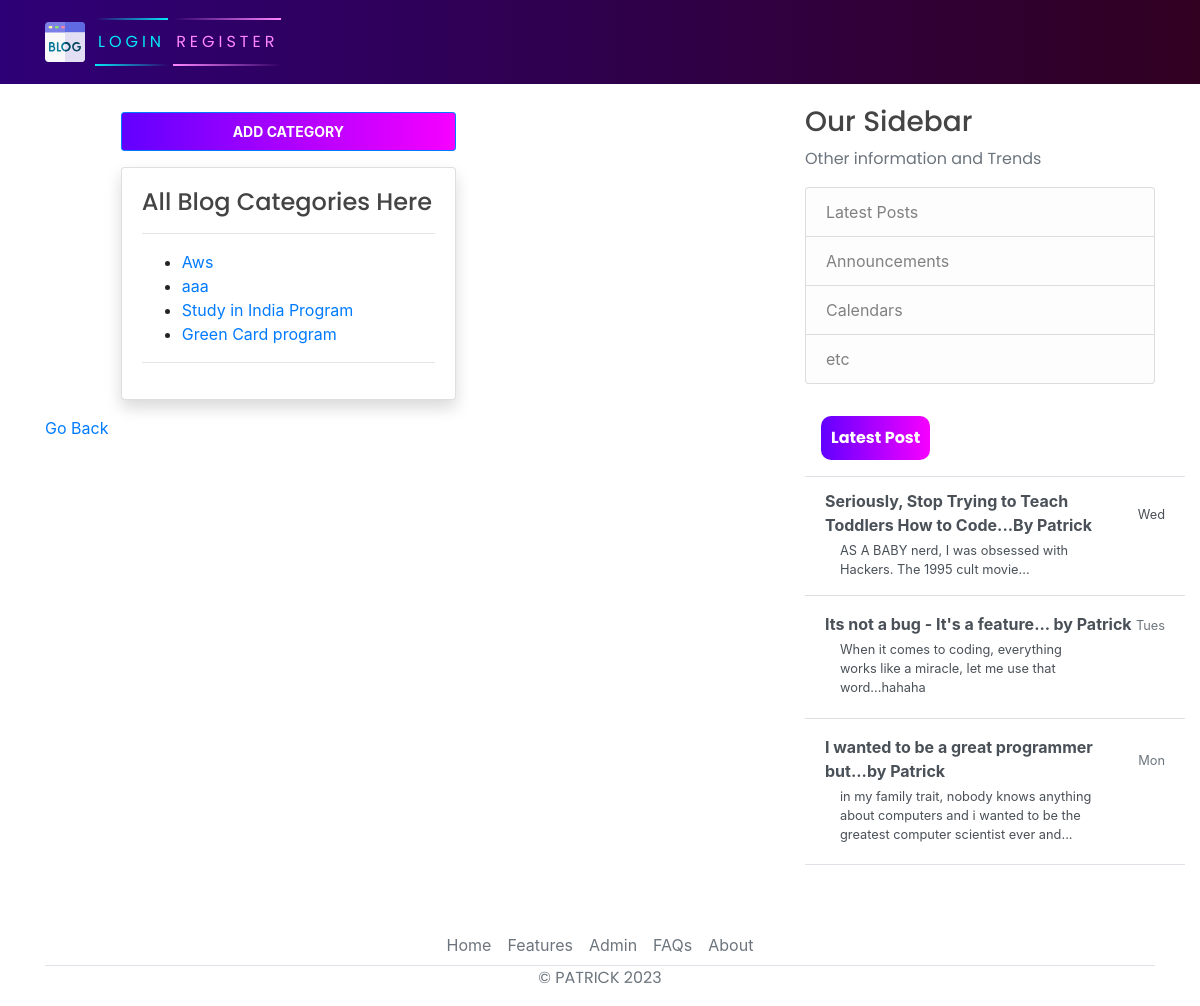
Page /category/20/ on the committed database.
### blog/models.py (models this page shows, shortened)
class Post(models.Model):
    title = models.CharField(max_length=200)
    content=RichTextField(null=True,blank=True)
    image_handler=models.ImageField(null=True,blank=True ,upload_to="images/")
    date_posted = models.DateTimeField(auto_now_add=True)
    author = models.ForeignKey(User, on_delete=models.CASCADE)
    likes = models.ManyToManyField(User, related_name='blog_posts', blank=True)
    dislikes = models.ManyToManyField(User, related_name='disliked_posts', blank=True)
    categories = models.ManyToManyField(Category, related_name='posts')
    """
        def total_likes(self):

                return self.likes.count()
    """

### blog/views.py (the view)
# urls.py: path('category/<int:category_id>/', views.view_category_posts, name='view_category_posts'),
def view_category_posts(request, category_id):
    category = get_object_or_404(Category, pk=category_id)
    posts = category.posts.all()
    return render(request, 'blog/view_category_posts.html', {'category': category, 'posts': posts})

### blog/templates/blog/view_category_posts.html (shortened to what this page needs)
{% extends 'blog/base.html' %}
{% load crispy_forms_tags %}
  {% load static %}
{% block content %}
<div class="cover">
  <div class="container">
      <div class="row mt-5 pt-5">
          <div class="col-md-6 offset-md-1">
            <div class="text-center my-3">
              <button  class="btn btn-primary btn-sm p-2 " type="submit" ><a class="text-white text-decoration-none" href="{% url 'add_category' %}"><strong>ADD CATEGORY</strong></a></button>
            </div>
              <div class="card my-3 shadow">
                  <div class="card-body">
                      <h4> All Blog Categories  Here </h4>
                      <hr>
                        <ul>
                            {% for post in posts %}
                                <li><a href="{% url 'blog-detail' post.id %}">{{ post.title }}</a></li>
                            {% empty %}
                                <li>No posts in this category.</li>
                            {% endfor %}
                        </ul>
                      <hr>
                  </div>
              </div>
          </div>
      </div>
  </div>
</div>
<a class="d-flex justify-content-start text-decoration-none"href="{% url 'category-list' %}" >Go Back  </a>
{% endblock content %}

### blog/static/blog/main.css (style rules this page uses)
body { background-color: rgb(56, 56, 56); margin-top: 5rem; background-size: contain; background-repeat: no-repeat; }
h1, h2, h3, h4, h5, h6, p { color: #444444; font-family: 'Poppins', sans-serif; }
ul { margin: 0; }
button { font-family: 'Poppins', sans-serif; border: none; outline: 0; display: inline-block; padding: 8px; color: white; background-color: #000; text-align: center; cursor: pointer; width: 100%; font-size: 18px; transition: 1s; background: linear-gradient(270deg, rgb(247, 0, 255) 0%, rgb(98, 0, 255) 100%); }

### rows in the picture
Post: title "Aws"
Post: title "aaa"
Post: title "Study in India Program"
Post: title "Green Card program"
